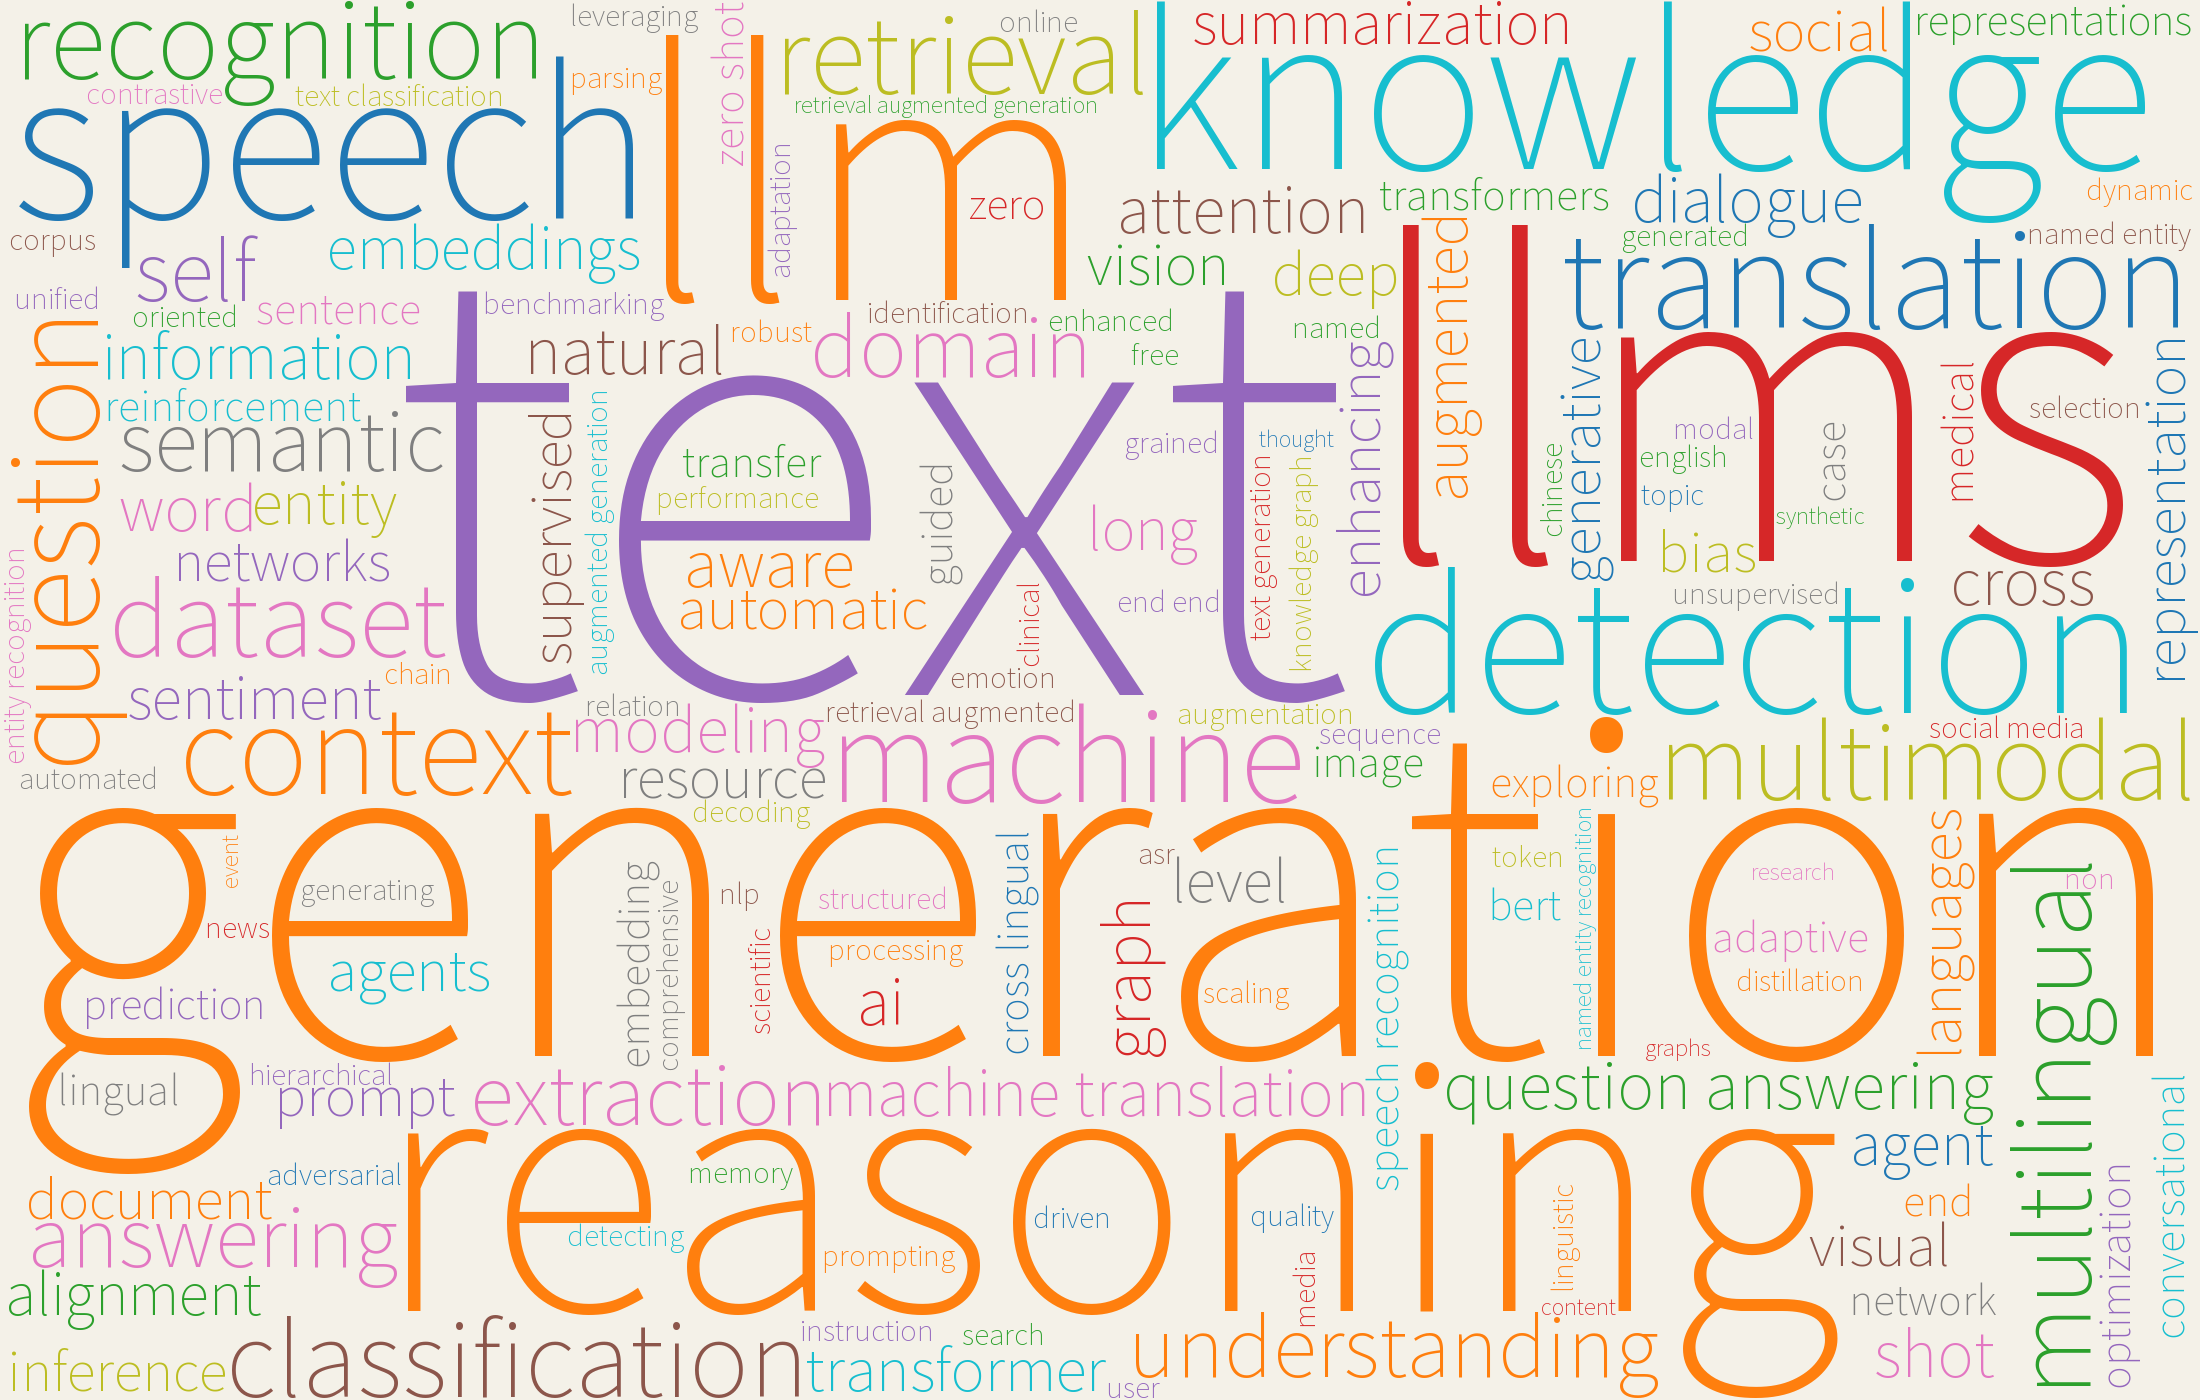

The script that drew this image:
from pathlib import Path
import sys

import pandas as pd
from sklearn.feature_extraction.text import CountVectorizer
import numpy as np

PROJECT_ROOT = Path(__file__).resolve().parents[2]
if str(PROJECT_ROOT) not in sys.path:
    sys.path.insert(0, str(PROJECT_ROOT))

from analysis.process import load_cleaned
from wordcloud import WordCloud

OUTPUT_DIR = Path(__file__).resolve().parent
FONT_PATH = Path(r"C:\Windows\Fonts\NotoSansSC-VF.ttf")

EXTRA_STOPS = {
    "model", "models", "method", "methods", "task", "tasks", "paper", "papers",
    "based", "using", "used", "approach", "approaches", "learning", "language",
    "large", "neural", "system", "systems", "framework", "new", "novel", "towards",
    "via", "data", "study", "work", "works", "analysis", "survey", "benchmark",
    "efficient", "effective", "better", "improved", "improving", "improve",
    "evaluation", "evaluating", "training", "trained", "pre", "fine", "tuning",
    "multi", "high", "low", "different", "multiple", "single", "general", "specific",
    "open", "source", "code", "human", "scale", "real", "world", "time", "art",
    "state", "https", "github", "com", "http", "arxiv", "org",
}


def main() -> None:
    df = load_cleaned()[["id", "title"]]

    vec = CountVectorizer(
        ngram_range=(1, 3),
        max_features=600,
        stop_words="english",
        min_df=20,
        binary=True,
    )
    X = vec.fit_transform(df["title"].tolist())
    terms = vec.get_feature_names_out()
    doc_freq = np.asarray(X.sum(axis=0)).flatten()

    freq_map = {
        t: int(f)
        for t, f in zip(terms, doc_freq)
        if t not in EXTRA_STOPS and not any(s in t.split() for s in EXTRA_STOPS)
    }

    wc = WordCloud(
        width=2200,
        height=1400,
        background_color="#f4f1e8",
        colormap="tab10",
        max_words=160,
        font_path=str(FONT_PATH),
    ).generate_from_frequencies(freq_map)

    OUTPUT_DIR.mkdir(parents=True, exist_ok=True)
    wc.to_file(str(OUTPUT_DIR / "global_wordcloud.png"))

    top = sorted(freq_map.items(), key=lambda x: -x[1])[:160]
    pd.DataFrame(top, columns=["term", "doc_count"]).to_csv(
        OUTPUT_DIR / "global_word_frequencies_lib.csv", index=False, encoding="utf-8-sig"
    )
    print(f"Done. top5: {top[:5]}")


if __name__ == "__main__":
    main()
